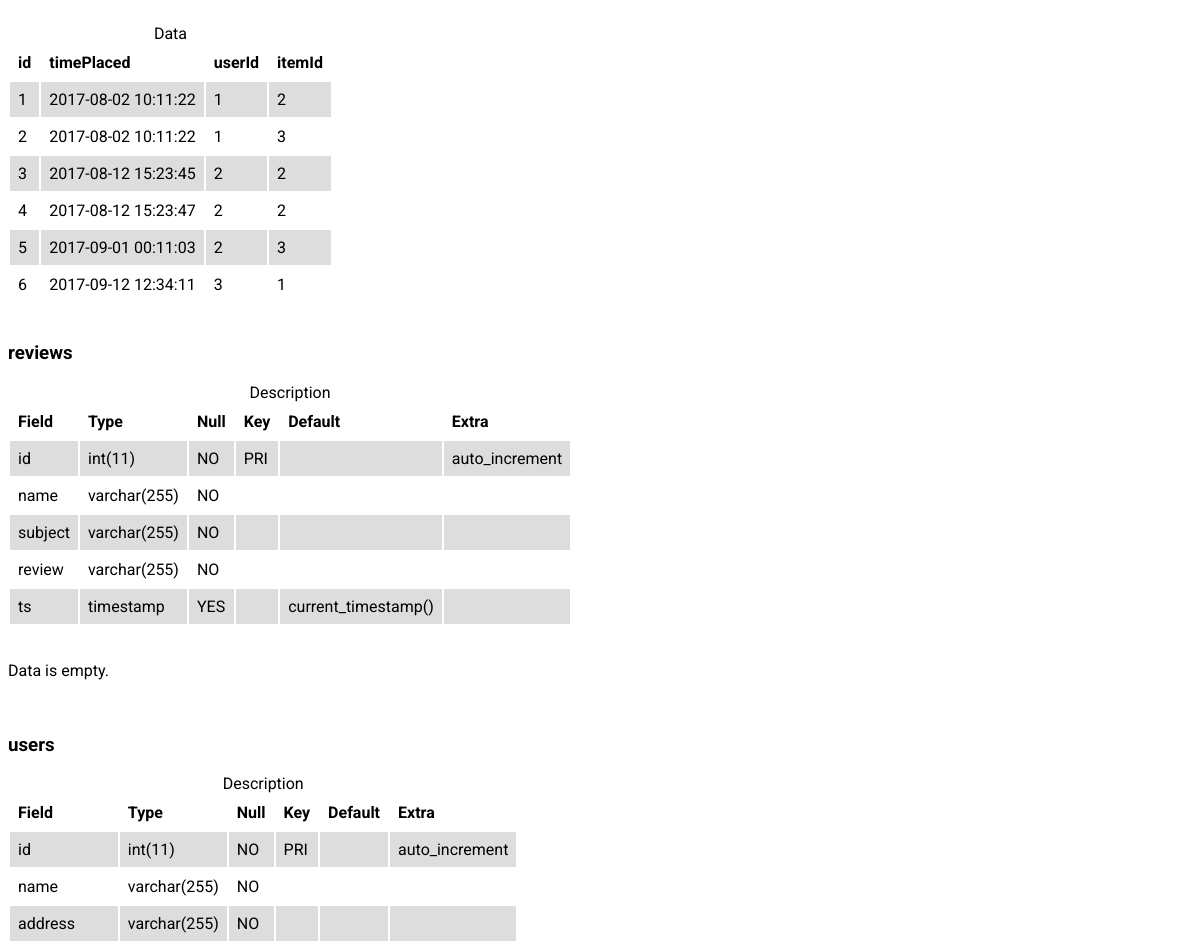
Page /tables.php (middle part) on the earlier database version.
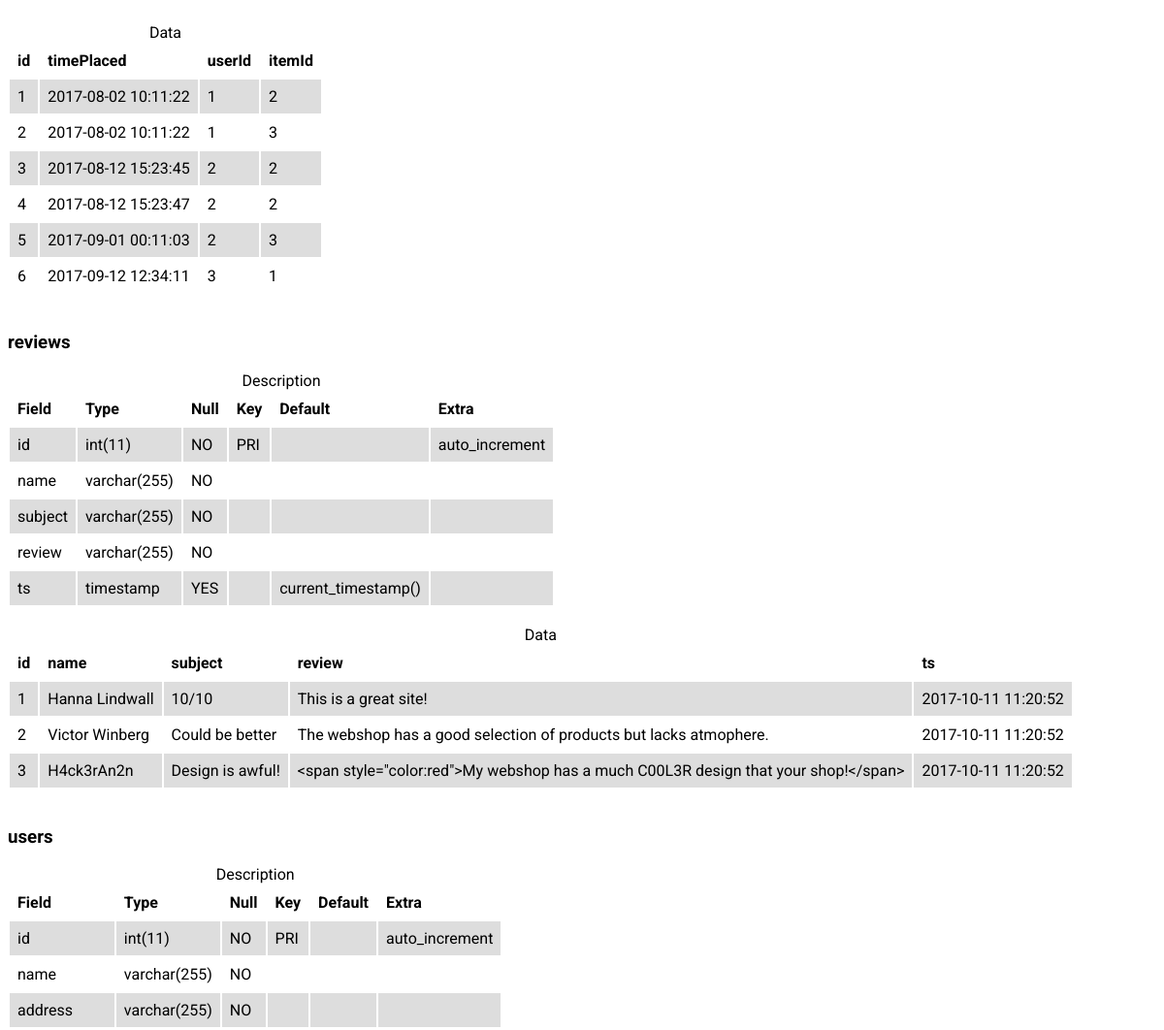
Same page on the later database version.
### tables this page shows
CREATE TABLE Orders (
  id          INTEGER NOT NULL AUTO_INCREMENT,
  timePlaced  TIMESTAMP DEFAULT CURRENT_TIMESTAMP,
  userId      INTEGER NOT NULL,
  itemId      INTEGER NOT NULL,
  PRIMARY KEY (id),
  FOREIGN KEY (userId) REFERENCES Users(id),
  FOREIGN KEY (itemId) REFERENCES Items(id)
);

CREATE TABLE Reviews (
  id          INTEGER NOT NULL AUTO_INCREMENT,
  name        VARCHAR(255) NOT NULL,
  subject     VARCHAR(255) NOT NULL,
  review      VARCHAR(255) NOT NULL,
  ts          TIMESTAMP NULL DEFAULT CURRENT_TIMESTAMP,
  PRIMARY KEY (id)
);

### public_html/tables.php (the view, shortened to what this page needs)
<?php require 'connect.php' ?>
<?php
function show_table($conn, $sql, $name) {
  $columns = $conn->query($sql);
  if($columns->num_rows) {
    echo '<table>';
    echo '<caption>' . $name . '</caption>';
    echo '<tr>';
    while ($field = $columns->fetch_field()) {
      echo '<th>' . $field->name . '</th>';
    }
    echo '</tr>';
    while($row = $columns->fetch_row()) {
      echo '<tr>';
      foreach ($row as $key => $value) {
        echo '<td>' . $value . '</td>';
      }
      echo '</tr>';
    }
    echo '</table>';
  } else {
    echo '<p>' . $name . ' is empty.</p>';
  }
}
?>
<html>
  <?php require_once('header.php'); ?>
  <body>
    <?php
      $tables = $conn->query('SHOW TABLES');
      while($table = $tables->fetch_row()[0]) {
        echo '<h3>' . $table . '</h3>';
        show_table($conn, 'SHOW COLUMNS from ' . $table, 'Description');
        echo '<br/>';
        show_table($conn, 'SELECT * from ' . $table, 'Data');
        echo '<br/>';
      }
    ?>
  </body>
</html>

Differences in the rows shown:
added reviews: id "1", name "Hanna Lindwall", subject "10/10", review "This is a great site!", ts "2017-10-11 11:20:52"
added reviews: id "2", name "Victor Winberg", subject "Could be better", review "The webshop has a good selection of products but lacks atmophere.", ts "2017-10-11 11:20:52"
added reviews: id "3", name "H4ck3rAn2n", subject "Design is awful!", review "<span style=\"color:red\">My webshop has a much C00L3R design that your shop!</span>", ts "2017-10-11 11:20:52"
Other differences:
new list line: "reviews Description Data Field Type Null Key Default Extra id int(11) NO PRI auto_increment name varchar(255) NO subject varchar(255) NO review varchar(255) NO ts timestamp YES current_timestamp() id name subject review ts"
list line gone: "reviews Description Field Type Null Key Default Extra id int(11) NO PRI auto_increment name varchar(255) NO subject varchar(255) NO review varchar(255) NO ts timestamp YES current_timestamp() Data is empty."
